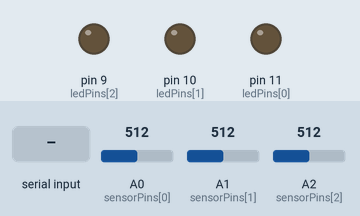
This sketch was run on a simulated Arduino Uno, built with avr-gcc and run on an emulated ATmega328P. Parts: output pins drawn as LEDs (lit = HIGH). The test bench sets the inputs (shaded band); at power-on: A0 (sensorPins[0]) = 512, A1 (sensorPins[1]) = 512, A2 (sensorPins[2]) = 512. What the sketch prints to the serial monitor is not drawn.

Above: at 1.2 s.
1.3 s: "90,45,200\n" received over Serial
At 1.8 s:
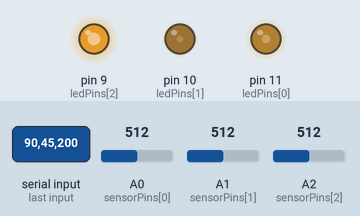
2.8 s: "30,150,10\n" received over Serial
At 4.0 s:
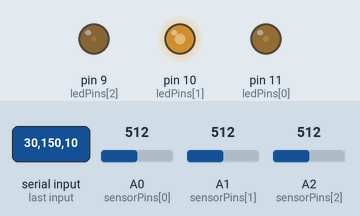
4.3 s: "1,90,45\n" received over Serial
At 5.2 s:
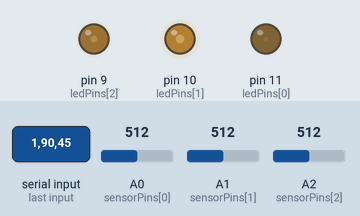
Timing chart, 0 to 7.3 s (numbered marks = the images above; inputs shaded):
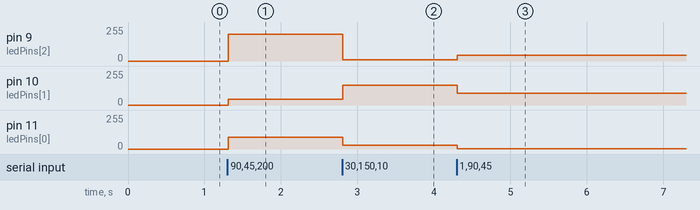

The sketch:

arduino_sketch3.ino
```cpp
// arduino_sketch.ino
// Reads THREE sensors and drives THREE LEDs, talking both ways over serial at once.
//   SEND    : read A0, A1, A2, map each to 0-255, send "r,g,b" every 100 ms.
//   RECEIVE : read "r,g,b" back from the computer and set LEDs on pins 11, 10, 9.
//
// Both directions are non-blocking (no delay(), no parseInt) so they never fight.

const int sensorPins[3] = { A0, A1, A2 };   // three analog inputs
const int ledPins[3]    = { 11, 10, 9 };    // three PWM pins (~) for the LEDs

String incoming = "";                    // collects characters until a newline
unsigned long lastSend = 0;              // when we last sent a reading
const unsigned long sendEvery = 100;     // send every 100 ms

void setup() {
  Serial.begin(9600);                    // must match server.js baudRate
  for (int i = 0; i < 3; i++) {
    pinMode(ledPins[i], OUTPUT);
  }
}

void loop() {
  // ---- RECEIVE (runs every loop, never blocks) ----
  while (Serial.available() > 0) {
    char c = Serial.read();
    if (c == '\n') {                     // a full "r,g,b" line has arrived
      applyValues(incoming);             // parse it and set the LEDs
      incoming = "";                     // clear for the next line
    } else if (c != '\r') {
      incoming += c;                     // build up the line
    }
  }

  // ---- SEND (every 100 ms using millis(), not delay) ----
  if (millis() - lastSend >= sendEvery) {
    lastSend = millis();
    for (int i = 0; i < 3; i++) {
      int raw = analogRead(sensorPins[i]);      // 0-1023
      int out = map(raw, 0, 1023, 0, 255);      // 0-255
      Serial.print(out);
      if (i < 2) Serial.print(',');             // commas between values
    }
    Serial.println();                           // newline ends the line
  }
}

// Take a line like "123,45,200", split it into three numbers,
// and set the brightness of the three LEDs.
void applyValues(String line) {
  int c1 = line.indexOf(',');                   // position of first comma
  int c2 = line.indexOf(',', c1 + 1);           // position of second comma
  if (c1 == -1 || c2 == -1) return;             // not three values, ignore

  int r = line.substring(0, c1).toInt();
  int g = line.substring(c1 + 1, c2).toInt();
  int b = line.substring(c2 + 1).toInt();

  analogWrite(ledPins[0], constrain(r, 0, 255));
  analogWrite(ledPins[1], constrain(g, 0, 255));
  analogWrite(ledPins[2], constrain(b, 0, 255));
}

// NOTE: Pins 9, 10, and 11 are all real PWM pins ("~") on the Arduino Uno,
// so analogWrite() dims each LED smoothly across 0-255.
// Wire each LED from its pin through a ~220 ohm resistor to ground.
// Do NOT add extra Serial.print() lines: the computer expects ONLY "r,g,b".
```

Measured:
- after the input at 1.3 s, pin 9 (ledPins[2]): 0/255 → 200/255 at once; pin 10 (ledPins[1]): 0/255 → 45/255 at once; pin 11 (ledPins[0]): 0/255 → 90/255 at once
- after the input at 2.8 s, pin 9 (ledPins[2]): 200/255 → 10/255 at once; pin 10 (ledPins[1]): 45/255 → 150/255 at once; pin 11 (ledPins[0]): 90/255 → 30/255 at once
- after the input at 4.3 s, pin 9 (ledPins[2]): 10/255 → 45/255 at once; pin 10 (ledPins[1]): 150/255 → 90/255 at once; pin 11 (ledPins[0]): 30/255 → 1/255 at once
